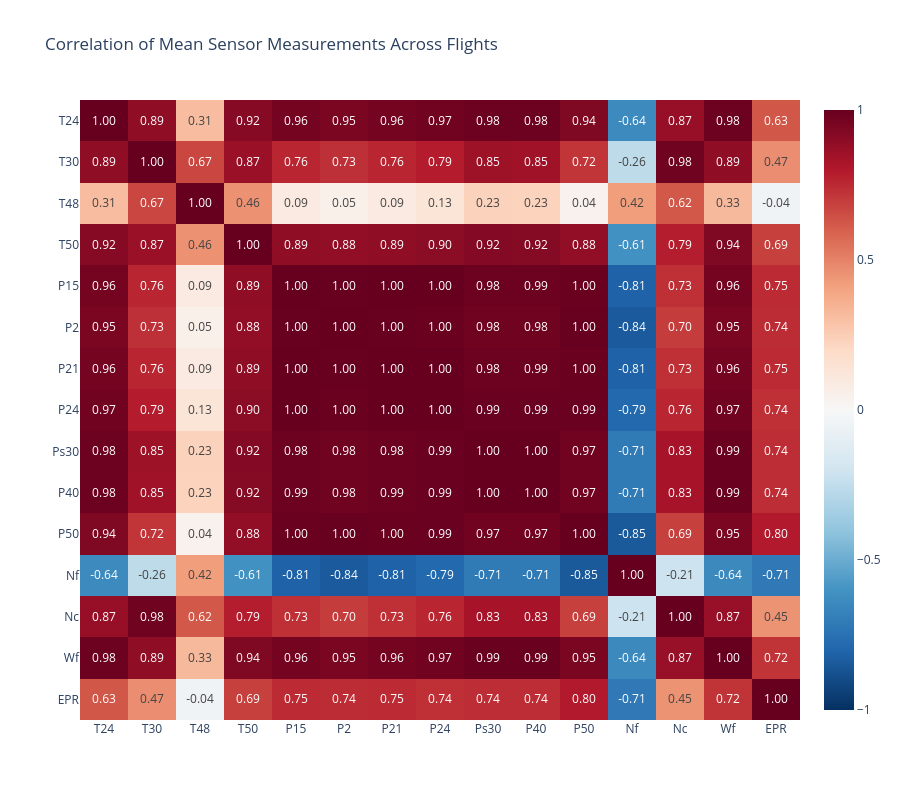

Notebook source saved alongside this figure:
### Markdown cell above
### 3.2.0 Plotly Heatmap

### Code cell
fig = px.imshow(
    corr,
    text_auto=".2f",
    zmin=-1,
    zmax=1,
    color_continuous_scale="RdBu_r",
    aspect="auto",
    title="Correlation of Mean Sensor Measurements Across Flights"
)

fig.update_layout(
    width=900,
    height=800
)

fig.show()

### Figure 1 — Plotly figure (JSON) as saved in the notebook; plotly's stock layout.template omitted (floating-point values rounded to 4 significant figures; data arrays with more than 128 entries replaced by an {"elided": "..."} marker saying what was removed)
{"data": [{"coloraxis": "coloraxis", "hovertemplate": "x: %{x}<br>y: %{y}<br>color: %{z}<extra></extra>", "name": "0", "texttemplate": "%{z:.2f}", "type": "heatmap", "x": ["T24", "T30", "T48", "T50", "P15", "P2", "P21", "P24", "Ps30", "P40", "P50", "Nf", "Nc", "Wf", "EPR"], "xaxis": "x", "y": ["T24", "T30", "T48", "T50", "P15", "P2", "P21", "P24", "Ps30", "P40", "P50", "Nf", "Nc", "Wf", "EPR"], "yaxis": "y", "z": {"elided": "15x15 float values"}}], "layout": {"coloraxis": {"autocolorscale": false, "cmax": 1, "cmin": -1, "colorscale": [[0, "rgb(5,48,97)"], [0.1, "rgb(33,102,172)"], [0.2, "rgb(67,147,195)"], [0.3, "rgb(146,197,222)"], [0.4, "rgb(209,229,240)"], [0.5, "rgb(247,247,247)"], [0.6, "rgb(253,219,199)"], [0.7, "rgb(244,165,130)"], [0.8, "rgb(214,96,77)"], [0.9, "rgb(178,24,43)"], [1, "rgb(103,0,31)"]]}, "height": 800, "title": {"text": "Correlation of Mean Sensor Measurements Across Flights"}, "width": 900, "xaxis": {"anchor": "y", "domain": [0, 1]}, "yaxis": {"anchor": "x", "autorange": "reversed", "domain": [0, 1]}}}
